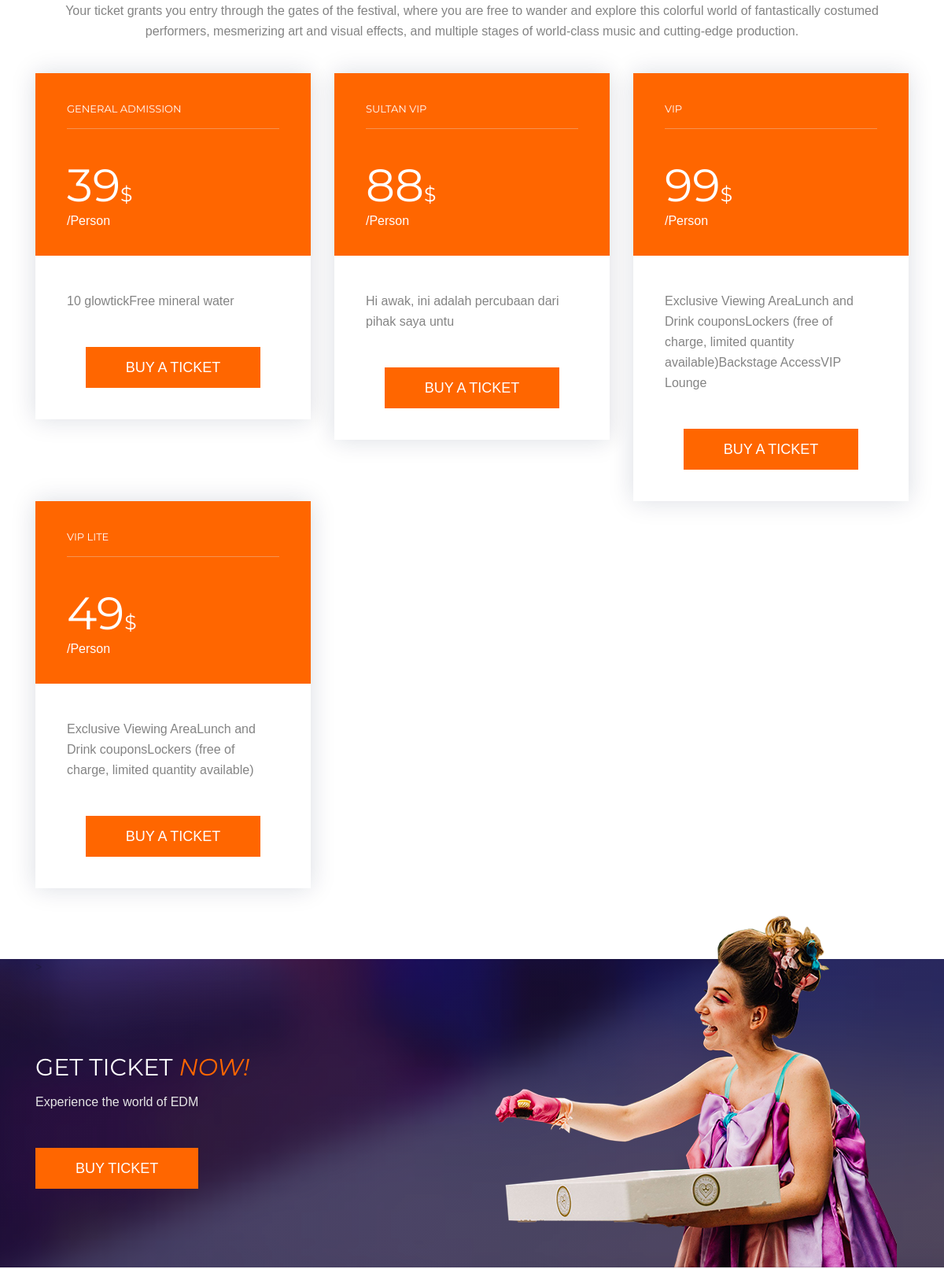
The app's page /testindex.php (middle part), older data.
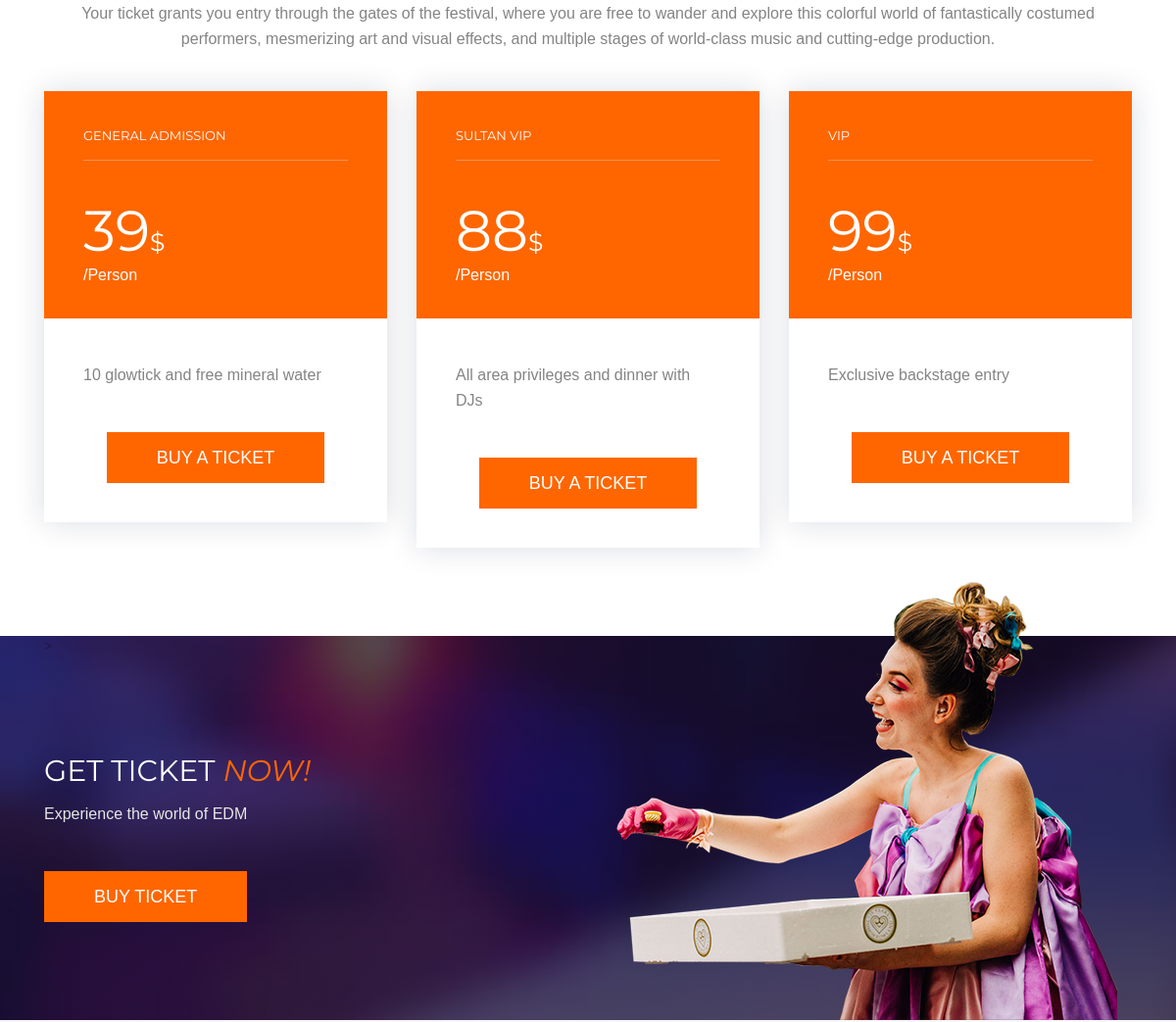
The same page, newer data.
### tables this page shows
CREATE TABLE `ticket` (
  `ticket_id` varchar(100) NOT NULL,
  `ticket_type` varchar(100) NOT NULL,
  `ticket_price` int(10) NOT NULL,
  `ticket_desc` text NOT NULL,
  `ticket_qty` int(10) NOT NULL
);

### testindex.php (the view, shortened to what this page needs)
<!DOCTYPE html>
<html lang="en">
<head>
  <link href="plugins/bootstrap/css/bootstrap.min.css" rel="stylesheet">
  <link href="plugins/themefisher-font/style.css" rel="stylesheet">
  <link href="plugins/font-awsome/css/font-awesome.min.css" rel="stylesheet">
  <link href="plugins/magnific-popup/magnific-popup.css" rel="stylesheet">
  <link href="plugins/slick/slick.css" rel="stylesheet">
  <link href="plugins/slick/slick-theme.css" rel="stylesheet">
  <link href="css/style.css" rel="stylesheet">
</head>
<body class="body-wrapper">
<section class="section pricing">
	<div class="container" id="call-to-action">
		<div class="row">
			<div class="col-12">
				<div class="section-title">
					<p>Your ticket grants you entry through the gates of the festival, where you are free to wander and explore this colorful world of fantastically costumed performers, mesmerizing art and visual effects, and multiple stages of world-class music and cutting-edge production.</p>
				</div>
			</div>
		</div>
		<div class="row">
			<?php
             $con=mysqli_connect("localhost","root","","eventwp") or die("cannot connect to the server.".mysqli_error($con));
             $sql="SELECT * FROM ticket";
             $result=mysqli_query($con,$sql) or die("cannot execute sql");
             while($data=mysqli_fetch_array($result,MYSQLI_BOTH))
             	{
                    $type=$data[1];
                    $price=$data[2];
                    $desc=$data[3];
?>
			<div class="col-lg-4 col-md-6">
				<div class="pricing-item featured">
					<div class="pricing-heading">
						<div class="title">
							<h6><?php echo "$type";?></h6>
						</div>
						<div class="price">
							<h2><?php echo "$price";?><span>$</span></h2>
							<p>/Person</p>
						</div>
					</div>
					<div class="pricing-body">
						<ul class="feature-list m-0 p-0">
							<li><p><?php echo "$desc";?></p></li>
						</ul>
					</div>
					<div class="pricing-footer text-center">
						<a href="#" class="btn btn-main-md">Buy a ticket</a>
					</div>
				</div>
			</div>
			<?php } ?>
		</div>
	</div>
</section>
<section class="cta-ticket bg-ticket overlay-dark">
	<div class="container" >>
		<div class="row">
			<div class="col-md-8">
				<div class="content-block" href="registration.html">
					<h2>Get Ticket <span class="alternate">Now!</span></h2>
					<p>Experience the world of EDM</p>
					<a href="" class="btn btn-main-md">Buy ticket</a>
				</div>
			</div>
		</div>
	</div>
	<div class="image-block"><img src="images/speakers/tmrwlnd_girl_cupcake.png" alt="" class="img-fluid"></div>
</section>
</body>
</html>

Row changes from the older to the newer data that the page shows:
removed ticket: ticket_type "VIP LITE", ticket_price "49", ticket_desc "Exclusive Viewing AreaLunch and Drink couponsLockers (free of charge, limited quantity available)"
changed ticket "GENERAL ADMISSION": ticket_desc "10 glowtickFree mineral water" → "10 glowtick and free mineral water"
changed ticket "SULTAN VIP": ticket_desc "Hi awak, ini adalah percubaan dari pihak saya untu" → "All area privileges and dinner with DJs"
changed ticket "VIP": ticket_desc "Exclusive Viewing AreaLunch and Drink couponsLockers (free of charge, limited quantity available)Backstage AccessVIP Lounge" → "Exclusive backstage entry"
